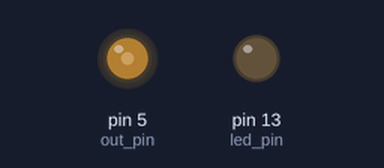
Bench run of a sketch on a simulated Arduino Uno, built with avr-gcc and run on an emulated ATmega328P. Parts: output pins drawn as LEDs (lit = HIGH). Random numbers use the default seed unless the sketch sets one.

Above: at 0.16 s.
At 9.71 s:
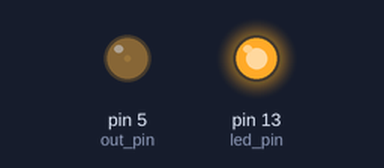
At 18.1 s:
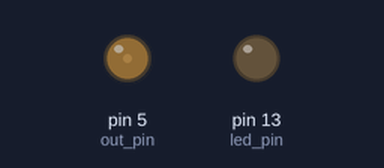
At 37.6 s:
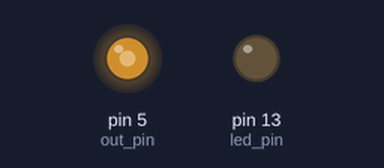
Timing chart, 0 to 39.1 s (numbered marks = the images above):
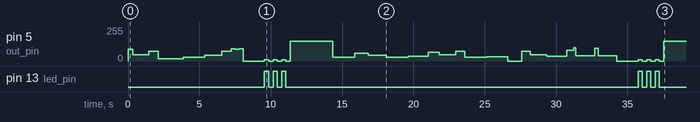

The sketch:

looping_louie.ino
```cpp
/////////////////////////////////////////////////////////////////////////////
// author: trickster-117                                                   //
//https://github.com/trickster-117/Random-Looping-Louie                    //
// Everybody is free to use this piece of code and change it how they like //
// Have Fun :D                                                             //
/////////////////////////////////////////////////////////////////////////////

int led_pin = 13;
int out_pin = 5;
int max_val = 100; // 0...255
int min_val = 10; // 120 max 10 min
int t_min = 100;
int t_max = 2000;
int factor = t_max/max_val;
int chance_race_mode = 5;
int race = 0;

float v_rand = 0;
float t_rand = 0;

int max_voltage = 3;

void setup() {
  // put your setup code here, to run once:
  pinMode(out_pin, OUTPUT);
  pinMode(led_pin, OUTPUT);
}

void loop() {
  // Check if race mode enabled
  race = random(0, 100);
  if (race < chance_race_mode) {

    // wait till louie stops
    analogWrite(out_pin, 0);
    delay(1500);

    // Beep x times
    for(int i=0; i<3; i++){
      digitalWrite(led_pin, HIGH);
      analogWrite(out_pin, 10);
      delay(300);
      digitalWrite(led_pin, LOW);
      analogWrite(out_pin, 0);
      delay(300);
    }
    // Race!
    analogWrite(out_pin, 150);
    delay(3000);
  }

  // Sample random speed value
  v_rand = random(min_val, max_val);

  // avoid beeping when voltage is too low to turn motor, turn it off completely
  if (v_rand < 15) {
    v_rand = 0;
    t_rand = random(t_min+500, t_max+500);

  } else {
      // the faster, the shorter it runs
      t_rand = t_min + (max_val - v_rand)*factor;
  }

  // Run
  analogWrite(out_pin, v_rand);

  // Rand delay
  delay(t_rand);
}
```

Measured:
- by itself, pin 13 (led_pin): LOW → HIGH at 9.6 s, → LOW 0.30 s later, → HIGH 0.30 s later, → LOW 0.30 s later, … (12 changes in this stretch)
- by itself, pin 5 (out_pin): 0/255 → 89/255 at 0.00 s, → 48/255 0.32 s later, → 72/255 1.1 s later, → 18/255 0.66 s later, … (45 changes in this stretch)
